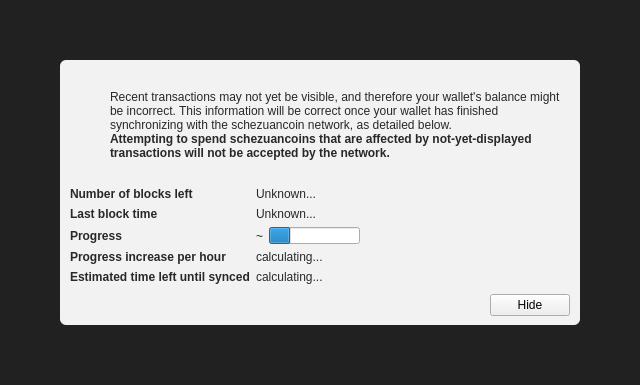
<?xml version="1.0" encoding="UTF-8"?>
<ui version="4.0">
 <class>ModalOverlay</class>
 <widget class="ModalOverlay" name="ModalOverlay">
  <property name="geometry">
   <rect>
    <x>0</x>
    <y>0</y>
    <width>640</width>
    <height>385</height>
   </rect>
  </property>
  <property name="windowTitle">
   <string>Form</string>
  </property>
  <layout class="QVBoxLayout" name="verticalLayout" stretch="0">
   <property name="sizeConstraint">
    <enum>QLayout::SetDefaultConstraint</enum>
   </property>
   <property name="leftMargin">
    <number>0</number>
   </property>
   <property name="topMargin">
    <number>0</number>
   </property>
   <property name="rightMargin">
    <number>0</number>
   </property>
   <property name="bottomMargin">
    <number>0</number>
   </property>
   <item>
    <widget class="QWidget" name="bgWidget" native="true">
     <property name="styleSheet">
      <string notr="true">#bgWidget { background: rgba(0,0,0,220); }</string>
     </property>
     <layout class="QVBoxLayout" name="verticalLayoutMain" stretch="1">
      <property name="leftMargin">
       <number>60</number>
      </property>
      <property name="topMargin">
       <number>60</number>
      </property>
      <property name="rightMargin">
       <number>60</number>
      </property>
      <property name="bottomMargin">
       <number>60</number>
      </property>
      <item>
       <widget class="QWidget" name="contentWidget" native="true">
        <property name="styleSheet">
         <string notr="true">#contentWidget { background: rgba(255,255,255,240); border-radius: 6px; }

QLabel { color: rgb(40,40,40);  }</string>
        </property>
        <layout class="QVBoxLayout" name="verticalLayoutSub" stretch="1,0,0,0">
         <property name="spacing">
          <number>0</number>
         </property>
         <property name="leftMargin">
          <number>10</number>
         </property>
         <property name="topMargin">
          <number>10</number>
         </property>
         <property name="rightMargin">
          <number>10</number>
         </property>
         <property name="bottomMargin">
          <number>10</number>
         </property>
         <item>
          <layout class="QHBoxLayout" name="horizontalLayoutIconText" stretch="0,1">
           <property name="topMargin">
            <number>20</number>
           </property>
           <item>
            <layout class="QVBoxLayout" name="verticalLayoutIcon">
             <property name="leftMargin">
              <number>0</number>
             </property>
             <item>
              <widget class="QPushButton" name="warningIcon">
               <property name="enabled">
                <bool>false</bool>
               </property>
               <property name="text">
                <string/>
               </property>
               <property name="icon">
                <iconset>
                 <normaloff>:/icons/warning</normaloff>
                 <disabledoff>:/icons/warning</disabledoff>:/icons/warning</iconset>
               </property>
               <property name="iconSize">
                <size>
                 <width>48</width>
                 <height>48</height>
                </size>
               </property>
               <property name="flat">
                <bool>true</bool>
               </property>
              </widget>
             </item>
             <item>
              <spacer name="verticalSpacerWarningIcon">
               <property name="orientation">
                <enum>Qt::Vertical</enum>
               </property>
               <property name="sizeHint" stdset="0">
                <size>
                 <width>20</width>
                 <height>40</height>
                </size>
               </property>
              </spacer>
             </item>
            </layout>
           </item>
           <item>
            <layout class="QVBoxLayout" name="verticalLayoutInfoText">
             <property name="leftMargin">
              <number>0</number>
             </property>
             <property name="topMargin">
              <number>0</number>
             </property>
             <item>
              <widget class="QLabel" name="infoText">
               <property name="text">
                <string>Recent transactions may not yet be visible, and therefore your wallet's balance might be incorrect. This information will be correct once your wallet has finished synchronizing with the schezuancoin network, as detailed below.</string>
               </property>
               <property name="textFormat">
                <enum>Qt::RichText</enum>
               </property>
               <property name="wordWrap">
                <bool>true</bool>
               </property>
              </widget>
             </item>
             <item>
              <widget class="QLabel" name="infoTextStrong">
               <property name="font">
                <font>
                 <weight>75</weight>
                 <bold>true</bold>
                </font>
               </property>
               <property name="text">
                <string>Attempting to spend schezuancoins that are affected by not-yet-displayed transactions will not be accepted by the network.</string>
               </property>
               <property name="textFormat">
                <enum>Qt::RichText</enum>
               </property>
               <property name="wordWrap">
                <bool>true</bool>
               </property>
              </widget>
             </item>
             <item>
              <spacer name="verticalSpacerInTextSpace">
               <property name="orientation">
                <enum>Qt::Vertical</enum>
               </property>
               <property name="sizeHint" stdset="0">
                <size>
                 <width>20</width>
                 <height>40</height>
                </size>
               </property>
              </spacer>
             </item>
            </layout>
           </item>
          </layout>
         </item>
         <item>
          <spacer name="verticalSpacerAfterText">
           <property name="orientation">
            <enum>Qt::Vertical</enum>
           </property>
           <property name="sizeHint" stdset="0">
            <size>
             <width>20</width>
             <height>40</height>
            </size>
           </property>
          </spacer>
         </item>
         <item>
          <layout class="QFormLayout" name="formLayout">
           <property name="fieldGrowthPolicy">
            <enum>QFormLayout::FieldsStayAtSizeHint</enum>
           </property>
           <property name="horizontalSpacing">
            <number>6</number>
           </property>
           <property name="verticalSpacing">
            <number>6</number>
           </property>
           <property name="topMargin">
            <number>10</number>
           </property>
           <item row="0" column="0">
            <widget class="QLabel" name="labelNumberOfBlocksLeft">
             <property name="font">
              <font>
               <weight>75</weight>
               <bold>true</bold>
              </font>
             </property>
             <property name="text">
              <string>Number of blocks left</string>
             </property>
            </widget>
           </item>
           <item row="0" column="1">
            <widget class="QLabel" name="numberOfBlocksLeft">
             <property name="text">
              <string>Unknown...</string>
             </property>
            </widget>
           </item>
           <item row="1" column="0">
            <widget class="QLabel" name="labelLastBlockTime">
             <property name="font">
              <font>
               <weight>75</weight>
               <bold>true</bold>
              </font>
             </property>
             <property name="text">
              <string>Last block time</string>
             </property>
            </widget>
           </item>
           <item row="1" column="1">
            <widget class="QLabel" name="newestBlockDate">
             <property name="sizePolicy">
              <sizepolicy hsizetype="Maximum" vsizetype="Preferred">
               <horstretch>0</horstretch>
               <verstretch>0</verstretch>
              </sizepolicy>
             </property>
             <property name="text">
              <string>Unknown...</string>
             </property>
            </widget>
           </item>
           <item row="2" column="0">
            <widget class="QLabel" name="labelSyncDone">
             <property name="font">
              <font>
               <weight>75</weight>
               <bold>true</bold>
              </font>
             </property>
             <property name="text">
              <string>Progress</string>
             </property>
            </widget>
           </item>
           <item row="2" column="1">
            <layout class="QHBoxLayout" name="horizontalLayoutSync" stretch="0,1">
             <item>
              <widget class="QLabel" name="percentageProgress">
               <property name="text">
                <string notr="true">~</string>
               </property>
              </widget>
             </item>
             <item>
              <widget class="QProgressBar" name="progressBar">
               <property name="value">
                <number>24</number>
               </property>
               <property name="format">
                <string/>
               </property>
              </widget>
             </item>
            </layout>
           </item>
           <item row="4" column="0">
            <widget class="QLabel" name="labelProgressIncrease">
             <property name="font">
              <font>
               <weight>75</weight>
               <bold>true</bold>
              </font>
             </property>
             <property name="text">
              <string>Progress increase per hour</string>
             </property>
            </widget>
           </item>
           <item row="4" column="1">
            <widget class="QLabel" name="progressIncreasePerH">
             <property name="text">
              <string>calculating...</string>
             </property>
            </widget>
           </item>
           <item row="5" column="0">
            <widget class="QLabel" name="labelEstimatedTimeLeft">
             <property name="font">
              <font>
               <weight>75</weight>
               <bold>true</bold>
              </font>
             </property>
             <property name="text">
              <string>Estimated time left until synced</string>
             </property>
            </widget>
           </item>
           <item row="5" column="1">
            <widget class="QLabel" name="expectedTimeLeft">
             <property name="text">
              <string>calculating...</string>
             </property>
            </widget>
           </item>
          </layout>
         </item>
         <item>
          <layout class="QHBoxLayout" name="horizontalLayoutButtons">
           <property name="leftMargin">
            <number>10</number>
           </property>
           <property name="topMargin">
            <number>10</number>
           </property>
           <item>
            <spacer name="horizontalSpacer">
             <property name="orientation">
              <enum>Qt::Horizontal</enum>
             </property>
             <property name="sizeHint" stdset="0">
              <size>
               <width>40</width>
               <height>20</height>
              </size>
             </property>
            </spacer>
           </item>
           <item>
            <widget class="QPushButton" name="closeButton">
             <property name="text">
              <string>Hide</string>
             </property>
            </widget>
           </item>
          </layout>
         </item>
        </layout>
       </widget>
      </item>
     </layout>
    </widget>
   </item>
  </layout>
 </widget>
 <customwidgets>
  <customwidget>
   <class>ModalOverlay</class>
   <extends>QWidget</extends>
   <header>modaloverlay.h</header>
   <container>1</container>
  </customwidget>
 </customwidgets>
 <resources/>
 <connections/>
</ui>
